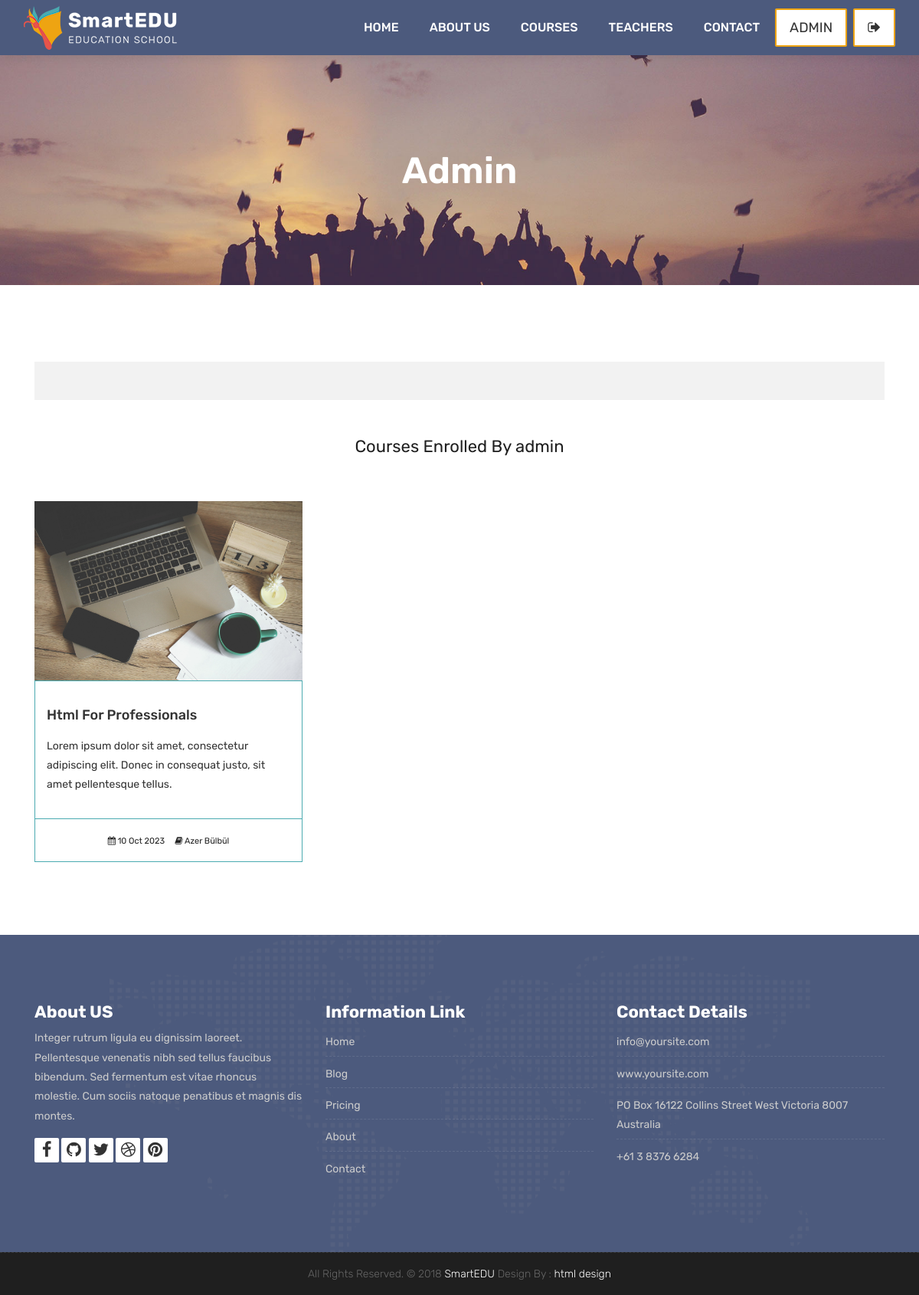
The app's page /accounts/dashbord/ (signed in) with its own data.
### courses/models.py (models this page shows, shortened)
class Course(models.Model):
    teacher = models.ForeignKey(Teacher, null=True, on_delete=models.CASCADE)
    name = models.CharField(max_length=200, unique=True, editable=True)
    category = models.ForeignKey(Category, null=True, on_delete=models.DO_NOTHING)
    tags = models.ManyToManyField(Tag, blank=True, null=True)
    students = models.ManyToManyField(User, blank=True, related_name='courses_joined')
    description = models.TextField(blank=True, null=True, editable=True)
    image = models.ImageField(upload_to="courses/%Y/%m/%d/", default="courses/default_course_image.jpg")
    date = models.DateTimeField(auto_now=True)
    available = models.BooleanField(default=True)

### teachers/models.py (models this page shows)
class Teacher(models.Model):
    name = models.CharField(max_length=50)
    title = models.CharField(max_length=50)
    description = models.TextField(blank=True)
    image = models.ImageField(upload_to="courses/%Y/%m/%d/")
    facebook = models.URLField(max_length=100, blank=True)
    twitter = models.URLField(max_length=100, blank=True)
    linkedin = models.URLField(max_length=100, blank=True)
    youtube = models.URLField(max_length=100, blank=True)
    def __str__(self):
        return self.name

### accounts/views.py (the view)
# urls.py: path('dashbord/', views.user_dashboard, name='dashboard'),
@login_required(login_url='login')
def user_dashboard(request):
    current_user = request.user
    courses = current_user.courses_joined.all()
    context = {
        'courses': courses
    }
    return render(request, 'dashboard.html', context)

### templates/dashboard.html (shortened to what this page needs)
{% extends "partials/_base.html" %}
{% load static %}
{% block content %}
	<div class="all-title-box">
		<div class="container text-center">
			<h1>{{ user.username }}</span></h1>
		</div>
	</div>
    <div id="overviews" class="section wb">
        <div class="container">
            <div class="row">
                <div class="col-lg-12 blog-post-single">
					<div class="blog-author">
						<div class="author-bio">
							<h2 class="author_name">{{ user.first_name }} {{ user.last_name }}</h2>
						</div>
					</div>
                </div>
            </div>
            <div class="row">
                <div class="col-lg-12">
                    <h2 class="text-center my-5">Courses Enrolled By {{ user.username }} </h2>
                </div>
                {% for course in courses %}
                <div class="col-lg-4 col-md-6 col-12">
                    <div class="course-item">
						<div class="image-blog">
							<img src="{{course.image.url}}" alt="" class="img-fluid">
						</div>
						<div class="course-br">
							<div class="course-title">
								<h2><a href="{% url 'course_detail' course.category.slug course.id %}" title="">{{ course.name }}</a></h2>
							</div>
							<div class="course-desc">
								<p>{{ course.description | truncatechars:130 }}</p>
							</div>
						</div>
						<div class="course-meta-bot">
							<ul>
								<li><i class="fa fa-calendar" aria-hidden="true"></i> {{course.date | date:"d M Y"}}</li>
								<li><i class="fa fa-book" aria-hidden="true"></i> {{course.teacher}}</li>
							</ul>
						</div>
					</div>
                    <br>
                </div>
                {% endfor %}
            </div>
        </div>
    </div>
	{% endblock %}

### templates/partials/_navbar.html (shortened to what this page needs)
	{% load static %}
	<header class="top-navbar">
		<nav class="navbar navbar-expand-lg navbar-light bg-light">
			<div class="container-fluid">
				<a class="navbar-brand" href=" {% url 'index' %}">
					<img src="{% static 'images/logo.png' %}" alt="" />
				</a>
				<div class="collapse navbar-collapse" id="navbars-host">
					<ul class="navbar-nav ml-auto">
						<li class="nav-item {% if '/' == request.path %} active {% endif %}"><a class="nav-link" href="{% url 'index' %}">Home</a></li>
						<li class="nav-item {% if 'about/' in request.path %} active {% endif %}"><a class="nav-link" href="{% url 'about' %}">About Us</a></li>
						<li class="nav-item {% if 'courses/' in request.path %} active {% endif %}"><a class="nav-link" href="{% url 'courses' %}">Courses</a></li>
						<li class="nav-item {% if 'teachers/' in request.path %} active {% endif %}"><a class="nav-link" href="{% url 'teachers' %}">Teachers</a></li>
						<li class="nav-item {% if 'contact/' in request.path %} active {% endif %}"><a class="nav-link" href="{% url 'contact' %}">Contact</a></li>
					</ul>
					<ul class="nav navbar-nav navbar-right">
						{% if user.is_authenticated %}
                        <li><a class="hover-btn-new log orange mr-2" href="{% url 'dashboard' %}"><span>{{user.username}}</span></a></li>
                        <li><a class="hover-btn-new log orange" href="javascript:{document.getElementById('logout').submit()}"><span><i class="fa fa-sign-out"></i></span></a>
						</li>
						{% else %}
                        <li><a class="hover-btn-new log orange mr-2" href="{% url 'login' %}"><span><i class="fa fa-sign-in"></i></span></a></li>
                        <li><a class="hover-btn-new log orange" href="{% url 'register' %}"><span><i class="fa fa-user-plus"></i></span></a></li>
						{% endif %}
                    </ul>
				</div>
			</div>
		</nav>
	</header>

### records on screen
Course: image (placeholder picture), name "Html For Professionals", description "Lorem ipsum dolor sit amet, consectetur adipiscing elit. Donec in consequat justo, sit amet pellentesque tellus.", date "10 Oct 2023", teacher "Azer Bülbül"

### other values on screen
{{ user.username }} "ADMIN"
{{ user.username }} "Admin"
{{ user.username }} "admin"
